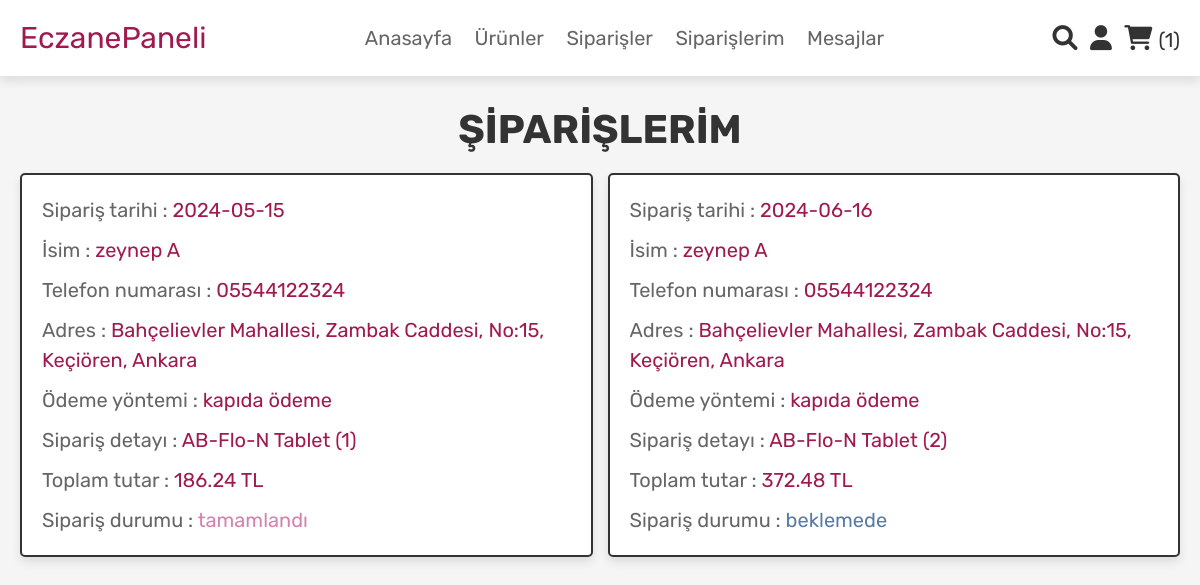
The page /pharmacyyy/eczane_my_orders.php (signed in) on the database its author committed.
### pharmacyyy/eczane_my_orders.php (the view, shortened to what this page needs)
<?php
$eczane_name = $_SESSION['eczane_name'];
?>
<!DOCTYPE html>
<html lang="en">
<head>
   <link rel="stylesheet" href="https://cdnjs.cloudflare.com/ajax/libs/font-awesome/6.0.0/css/all.min.css">
   <link rel="stylesheet" href="css/admin_style.css">
</head>
<body>
<?php @include 'eczane_header.php'; ?>
<section class="placed-orders">
    <h1 class="title">ŞİPARİŞLERİM</h1>
    <div class="box-container">
    <?php
        $select_orders = mysqli_query($conn, "SELECT * FROM `eczanesiparişleri` WHERE eczane_name = '$eczane_name'") or die('query failed');
        if(mysqli_num_rows($select_orders) > 0){
            while($fetch_orders = mysqli_fetch_assoc($select_orders)){
    ?>
    <div class="box">
        <p> Sipariş tarihi : <span><?php echo $fetch_orders['sipariş_tarihi']; ?></span> </p>
        <p> İsim : <span><?php echo $fetch_orders['eczane_name']; ?></span> </p>
        <p> Telefon numarası : <span><?php echo $fetch_orders['number']; ?></span> </p>
        <p> Adres : <span><?php echo $fetch_orders['adres']; ?></span> </p>
        <p> Ödeme yöntemi : <span><?php echo $fetch_orders['method']; ?></span> </p>
        <p> Sipariş detayı : <span><?php echo $fetch_orders['sipariş_özeti']; ?></span> </p>
        <p> Toplam tutar : <span><?php echo $fetch_orders['toplam_fiyat']; ?> TL</span> </p>
        <p> Sipariş durumu : <span style="color:<?php if($fetch_orders['durum'] == 'beklemede'){echo '#597aa2'; }else{echo '#d482ae';} ?>"><?php echo $fetch_orders['durum']; ?></span> </p>
    </div>
    <?php
        }
    }else{
        echo '<p class="empty">Siparişiniz yok!</p>';
    }
    ?>
    </div>
</section>
</body>
</html>

### pharmacyyy/css/admin_style.css (style rules this page uses)
:root { --pink:#a01a4f; --red:#597aa2; --orange:#d482ae; --black:#333; --white:#fff; --light-color:#666; --light-white:#ccc; --light-bg:#f5f5f5; --border:.2rem solid var(--black); --box-shadow:0 .5rem 1rem rgba(0,0,0,.1); }
* { font-family: 'Rubik', sans-serif; margin:0; padding:0; box-sizing: border-box; outline: none; border:none; text-decoration: none; transition:all .2s linear; }
html { font-size: 62.5%; overflow-x: hidden; scroll-behavior: smooth; scroll-padding-top: 6.5rem; }
body { background: var(--light-bg); }
section { padding:3rem 2rem; }
.title { text-align: center; margin-bottom: 2rem; color:var(--black); text-transform: uppercase; font-size: 4rem; }
.placed-orders .box-container { display: grid; grid-template-columns: repeat(auto-fit, 33rem); gap:1.5rem; align-items: flex-start; max-width: 1200px; margin: 0 auto; justify-content: center; }
.placed-orders .box-container .box { padding:2rem; border:var(--border); background-color: var(--white); box-shadow: var(--box-shadow); border-radius: .5rem; }
.placed-orders .box-container .box p { margin-bottom: 1rem; font-size: 2rem; color:var(--light-color); }
.placed-orders .box-container .box p span { color:var(--pink); }
.placed-orders .box-container { max-width: 1200px; margin:0 auto; display: flex; flex-wrap: wrap; gap:1.5rem; align-items: flex-start; }
.placed-orders .box-container .box { background-color: var(--white); padding:1rem 2rem; border:var(--border); box-shadow: var(--box-shadow); flex:1 1 40rem; border-radius: .5rem; }
.placed-orders .box-container .box p { margin: 1rem 0; font-size: 2rem; line-height: 1.5; color:var(--light-color); }

### rows shown on the page
eczanesiparişleri: sipariş_tarihi "2024-05-15", eczane_name "zeynep A", number "05544122324", adres "Bahçelievler Mahallesi, Zambak Caddesi, No:15, Keçiören, Ankara", method "kapıda ödeme", sipariş_özeti "AB-Flo-N Tablet (1)", toplam_fiyat "186.24", durum "tamamlandı"
eczanesiparişleri: sipariş_tarihi "2024-06-16", eczane_name "zeynep A", number "05544122324", adres "Bahçelievler Mahallesi, Zambak Caddesi, No:15, Keçiören, Ankara", method "kapıda ödeme", sipariş_özeti "AB-Flo-N Tablet (2)", toplam_fiyat "372.48", durum "beklemede"

### other values the page prints
$cart_count "1"
